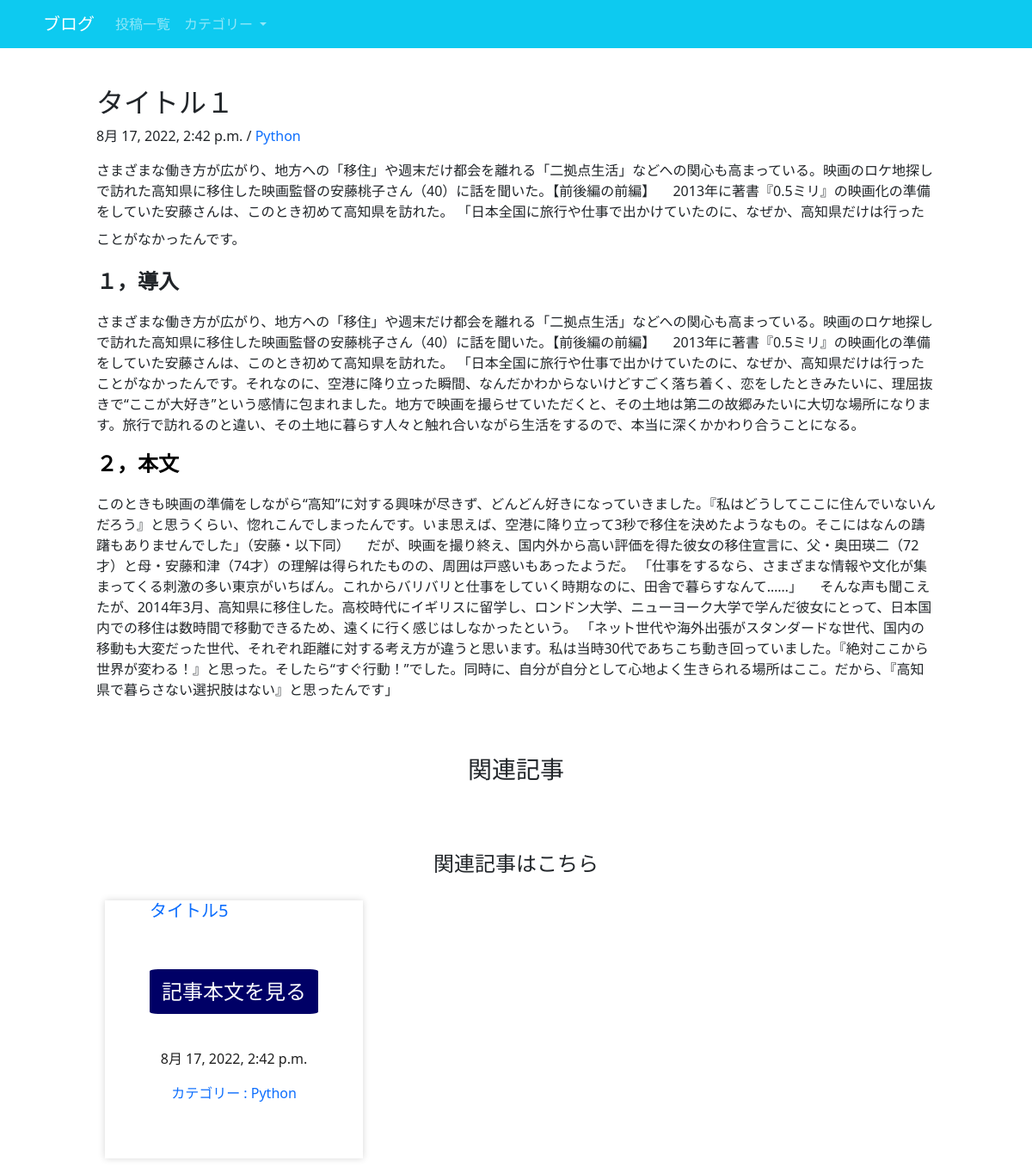
The app's page /article/1/ with its own data.
### polls/models.py (models this page shows, shortened)
class Article(models.Model):
    title = models.CharField(max_length = 255, verbose_name = 'タイトル')
    text = models.TextField(verbose_name="本文")
    date = models.DateTimeField(auto_now_add = True, blank = True, verbose_name = '投稿日時')
    category = models.ForeignKey(Category, on_delete = models.PROTECT, verbose_name = 'カテゴリー')
    relate_article = models.ManyToManyField('self', verbose_name = '関連記事', blank = True, null = True)
    def __str__(self):
        return self.title

class Category(models.Model):
    name = models.CharField(max_length = 50, verbose_name = 'カテゴリー')
    def __str__(self):
        return self.name

### polls/views.py (the view)
# urls.py: path('article/<int:pk>/', views.ArticleDetail.as_view(), name = 'detail'),
class ArticleDetail(DetailView):
    model = Article
    template_name = 'detail.html'

### polls/context.py (called while the page is built)
def common(request):
    context = {
        'category_list':Category.objects.all(),
    }
    return context

### polls/templates/detail.html (shortened to what this page needs)
{% extends 'base.html' %}
{% load static %}
{% block content%}
<div class = 'container'>
    <h2>{{ article.title }}</h2>
    <p>{{ article.date }} / <a href = '{% url 'polls:category' article.category %}'>{{ article.category }}</a></p>
    <p>{{ article.text | safe }}</p>
    <br></br>
    <div class = 'relate-content'>
        <h3>関連記事</h3>
        <br></br>
        {% if article.relate_article.all %}
            <h4>関連記事はこちら</h4>
            {% for re_article in article.relate_article.all %}
            <div class = 'box'>
                <div class = 'article'>
                    <h5><a href = '{% url 'polls:detail' article.pk %}'>{{ re_article }}</a></h5>
                    <br></br>
                <p><a class = 'button' href = '{% url 'polls:detail' article.pk %}'>記事本文を見る</a></p>
                <br>
                <p>{{ article.date }}</p>
                <p><a href = '{% url 'polls:category' article.category %}'>カテゴリー : {{ article.category }}</a></p>
                </div>
            </div>
            {% endfor %}
        {% else %}
            <h4>関連記事はありません。</h4>
        {% endif %}
</div>
{% endblock %}

### static/css/style.css (style rules this page uses)
.container { width: 1000px; margin-left: auto; margin-right: auto; }
.container h3 { text-align: center; margin-bottom:30px; }
.relate-content { margin-bottom: 100px; }
.relate-content h4 { text-align: center; }
.container h5 { text-align: left; }
.box { text-align: center; float: left; width: 300px; height: 300px; margin: 20px 10px 10px 10px; background-color: #fff; box-shadow: 0 0 8px rgba(0, 0, 0, 0.16); color: #212121; }
a { text-decoration: none; }
.article { display: inline-block; }
.article { text-align: center; }
.button { width: 100%; display : inline-block; border-radius : 5%; font-size : 18pt; text-align : center; cursor : pointer; padding : 12px 12px; background : #000066; color : white; line-height : 1em; transition : .3s; border : 2px solid #000066; }

### records on screen
Article: title "タイトル１", date "8月 17, 2022, 2:42 p.m.", category "Python", text "さまざまな働き方が広がり、地方への「移住」や週末だけ都会を離れる「二拠点生活」などへの関心も高まっている。映画のロケ地探しで訪れた高知県に移住した映画監督の安藤桃子さん（40）に話を聞いた。【前後編の前編】 2013年に著書『0.5ミリ』の映画化の準備をしていた安藤さんは、このとき初めて高知県を訪れた。 「日本全国に旅行や仕事で出かけていたのに、なぜか、高知県だけは行ったことがなかったんです。 １，導入 さまざまな働き方が広がり、地方への「移住」や週末だけ都会を離れる「二拠点生活」などへの関心も高まっている。映画のロケ地探しで訪れた高知県に移住した映画監督の安藤桃子さん（40）に話を聞いた。【前後編の前編】 2013年に著書『0.5ミリ』の映画化の準備をしていた安藤さんは、このとき初めて高知県を訪れた。 「日本全国に旅行や仕事で出かけていたのに、なぜか、高知県だけは行ったことがなかったんです。それなのに、空港に降り立った瞬間、なんだかわからないけどすごく落ち着く、恋をしたときみたいに、理屈抜きで“ここが大好き”という感情に包まれました。地方で映画を撮らせていただくと、その土地は第二の故郷みたいに大切な場所になります。旅行で訪れるのと違い、その土地に暮らす人々と触れ合いながら生活をするので、本当に深くかかわり合うことになる。 ２，本文…"
Article: title "タイトル5"
